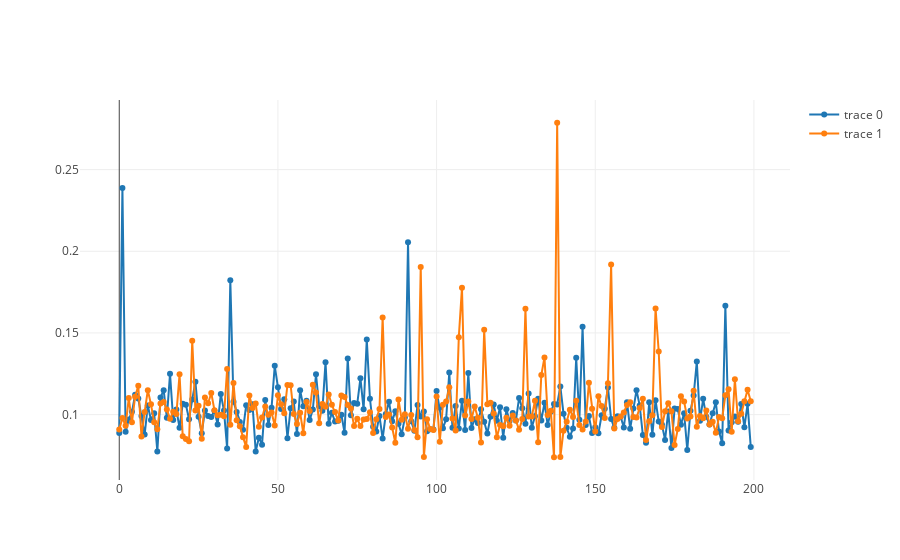

Notebook code cell kept with this figure:
### Code cell
neg_sample = train_df.loc[train_df.target==0,target_cols].sample(1)
pos_sample = train_df.loc[train_df.target==1,target_cols].sample(1)

trace = go.Scatter(
    x = [i for i in range(200)],
    y = neg_sample.iloc[0,:],
    mode = 'lines+markers'
)
trace1 = go.Scatter(
    x = [i for i in range(200)],
    y = pos_sample.iloc[0,:],
    mode = 'lines+markers'
)

data = [trace,trace1]

# Plot and embed in ipython notebook!
iplot(data)

### Figure 1 — Plotly figure (JSON) as saved in the notebook; plotly's stock layout.template omitted (floating-point values rounded to 4 significant figures; data arrays with more than 128 entries replaced by an {"elided": "..."} marker saying what was removed)
{"data": [{"mode": "lines+markers", "type": "scatter", "uid": "8fd635df-ce57-4b42-bfa1-b6c1745a749f", "x": {"elided": "200 int values"}, "y": {"elided": "200 float values"}}, {"mode": "lines+markers", "type": "scatter", "uid": "77e1d58c-2f31-469d-a621-8077dfc3c97b", "x": {"elided": "200 int values"}, "y": {"elided": "200 float values"}}], "layout": {}}
